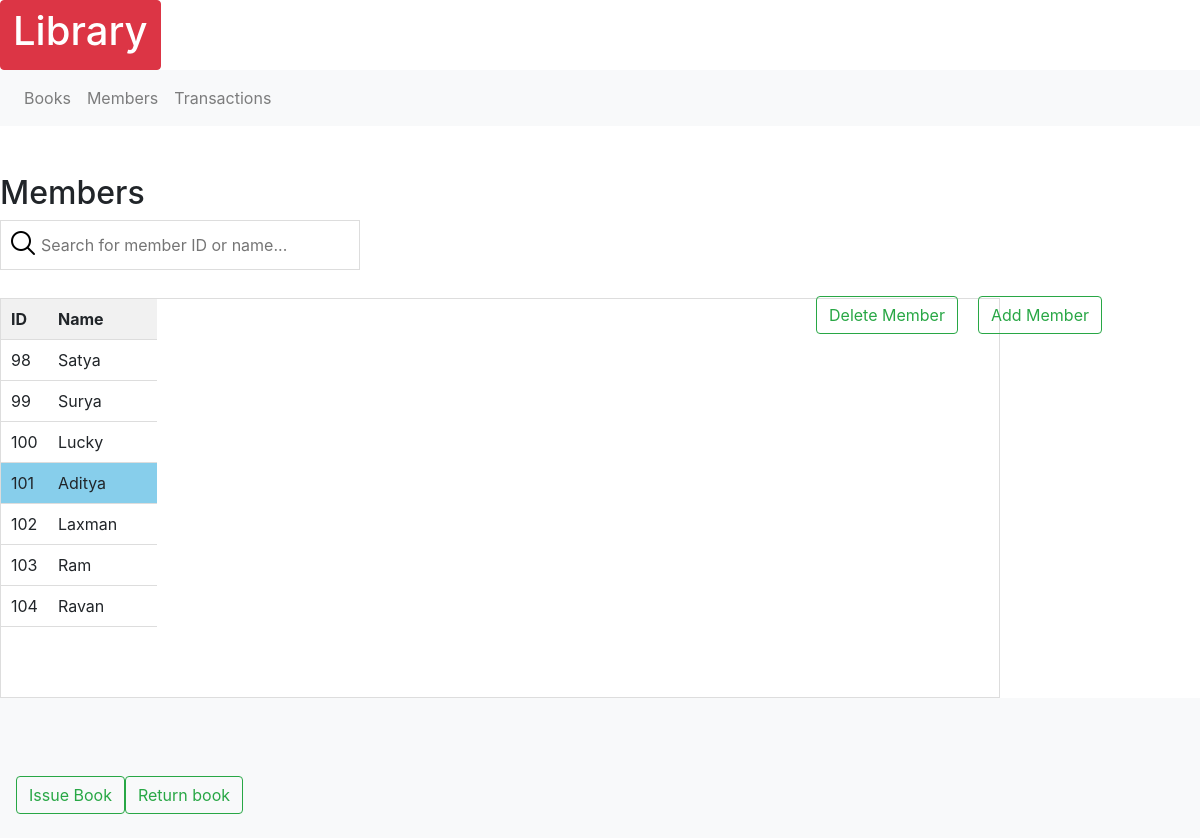
The page /members/4 on the database its author committed.
### models.py (models this page shows, shortened)
class Members(db.Model):
    id_m = db.Column(db.Integer, primary_key=True)
    name_m = db.Column(db.String(255), nullable=False)
    memid_m = db.Column(db.Integer, nullable=False)

### routes.py (the view)
@app.route('/members', methods = ['POST', 'GET'])
@app.route('/members/<b>', methods = ['POST', 'GET'])
def members(b=None):
    members1 = models.Members.query.all()
    todo  = request.args.get('todo', None)
    if todo == 'delete':
        member2 = models.Members.query.get(b)
        if member2:
            db.session.delete(member2)
            db.session.commit()
            flash('Member details deleted successfully.')
            return redirect(url_for('members'))
        return redirect(url_for('members'))
    else:
        if request.method =="POST":
            print('x')
        else:
            if b==None:
                return render_template('members.html', members1=members1, id=99999)
            else:
                return render_template('members.html', members1=members1, id= b)

### templates/members.html (shortened to what this page needs)
{% extends "base.html" %}
{% block main %}
    <div class="right">
      <h2>Members</h2>
      <form class="search_book" action="#" method="POST">
        <p><input type = "text" id="myInput" onkeyup="myFunction()" placeholder="Search for member ID or name..."/></p>
      </form>
{%set id= id|int%}
                <table id="myTable" >
                    <tr class="header">
                      <th>ID</th>
                      <th width="70%">Name</th>
                    </tr>
                  {% for member in members1 %}
                    {% if member.id_m==id %}
                          <tr class="selected" >
                            <td onclick="location.href='{{ url_for('members', b=member.id_m) }}'">{{ member.memid_m }}</td>
                            <td onclick="location.href='{{ url_for('members', b=member.id_m) }}'">
                              {{ member.name_m }}
                            </td>
                          </tr>
                    {% else %}
                    <tr class="hov"  >
                      <td onclick="location.href='{{ url_for('members', b=member.id_m) }}'">{{ member.memid_m }}</td>
                      <td onclick="location.href='{{ url_for('members', b=member.id_m) }}'">
                        {{ member.name_m }}
                      </td>
                    </tr>
              {% endif %}
                  {% endfor %}
                </table>
              </div>
    <nav class="navbar navbar-light bg-light">
      <form class="form-inline">
        <button class="btn btn-outline-success" id="Add" type="button" onclick="location.href='{{ url_for('members', b=id, todo='delete') }}'">Delete Member</button>
        <button class="btn btn-outline-success" id="Delete" type="button" onclick="location.href='{{ url_for('addme') }}'">Add Member</button>
      </form>
      </nav>
      <nav class="navbar navbar-light bg-light">
      <form class="form-inline">
        <button class="btn btn-outline-success" type="button" onclick="location.href='{{ url_for('isreturn', val='issue', memberid=id) }}'">Issue Book</button>
        <button class="btn btn-outline-success" type="button" onclick="location.href='{{ url_for('isreturn', val='return', memberid=id) }}'">Return book</button>
      </form>
    </nav>
{% endblock %}

### static/style.css (style rules this page uses)
body { margin: 1.5em; font-family: sans-serif; }
#myInput { background-image: url('../static/searchicon.png'); background-position: 7px 7px; background-repeat: no-repeat; width: 30%; font-size: 16px; padding: 12px 20px 12px 40px; border: 1px solid #ddd; margin-bottom: 12px; }
#myTable { overflow: scroll; overflow-y: scroll; height: 25em; display: block; overflow-x: hidden; border-collapse: collapse; width: 1000px; border: 1px solid #ddd; font-size: 16px; }
#myTable th, #myTable td { text-align: left; padding: 10px; }
#myTable tr { border-bottom: 1px solid #ddd; }
#myTable tr.header { background-color: #f1f1f1; }
#Add { position: relative; top: -410px; left: 800px; }
#Delete { position: relative; top: -410px; left: 820px; }
.selected { background-color: skyblue; }

### rows shown on the page
Members: memid_m "98", name_m "Satya"
Members: memid_m "99", name_m "Surya"
Members: memid_m "100", name_m "Lucky"
Members: memid_m "101", name_m "Aditya"
Members: memid_m "102", name_m "Laxman"
Members: memid_m "103", name_m "Ram"
Members: memid_m "104", name_m "Ravan"
